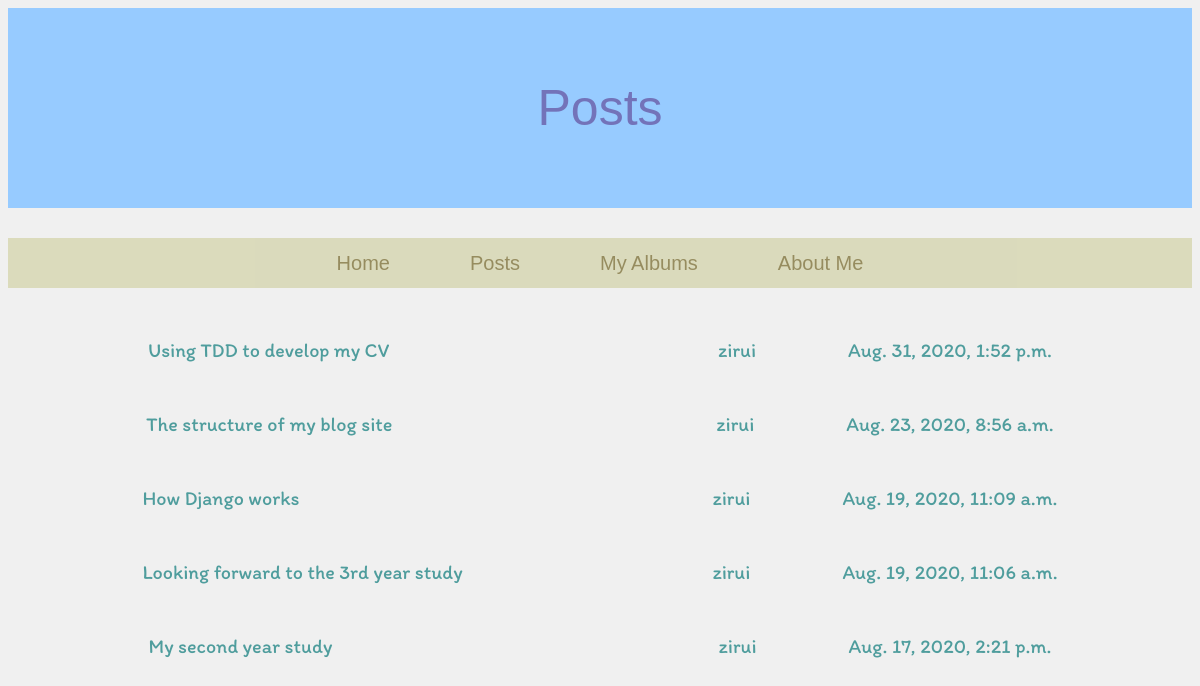
The page /posts on the database its author committed.
### blog/models.py (models this page shows, shortened)
class Post(models.Model):
    author = models.ForeignKey(settings.AUTH_USER_MODEL, on_delete=models.CASCADE)
    title = models.CharField(max_length=200)
    text = models.TextField()
    created_date = models.DateTimeField(default=timezone.now)
    published_date = models.DateTimeField(blank=True, null=True)
    total_views = models.PositiveIntegerField(default=0)
    type = models.ForeignKey(Post_Type, to_field="type", verbose_name="type", null=True, on_delete=models.CASCADE)

### blog/views.py (the view)
# urls.py: path('posts', views.posts, name='posts'),
def posts(request):
    posts = Post.objects.filter(published_date__lte=timezone.now()).order_by('-published_date')
    return render(request, 'blog/posts.html', {'posts':posts})

### blog/templates/blog/posts.html
{% extends 'blog/myBase.html' %}
{% block title %}
	<div class="title">Posts</div>
{% endblock %}
{% block content %}
	{% for post in posts %}
	<div class="post">
		<div class="postTitle"><a href="{% url 'post_detail' pk=post.pk %}">{{post.title}}</a></div>
		<div class="author">{{post.author}}</div>
		<div class="date">{{post.published_date}}</div>
	</div>
	{% endfor %}
{% endblock %}

### blog/static/css/common/title.css (style rules this page uses)
div.title { background-color: #97CBFF; color: #7373B9; font-size: 50px; text-align: center; height: 200px; line-height: 200px; font-family: "Comic Sans MS", cursive, sans-serif; }

### blog/static/css/index.css (style rules this page uses)
a:link { text-decoration: none; color: #5B4B00; }

### blog/static/css/introduction.css (style rules this page uses)
body { background-color: #F3F3FA; }

### blog/static/css/posts.css (style rules this page uses)
div.post { margin-top: 50px; text-align: center; font-family: 'Itim-Regular'; font-size: 20px; color: #4F9D9D; }
div.postTitle { display: inline-block; position: absolute; }
.postTitle a { color: #4F9D9D; }
div.author { display: inline-block; position: absolute; margin-left: 570px; }
div.date { display: inline-block; margin-left: 700px; }

### blog/static/css/myBase.css (style rules this page uses)
body { background-color: #F0F0F0; }

### rows shown on the page
Post: title "Using TDD to develop my CV", author "zirui", published_date "Aug. 31, 2020, 1:52 p.m."
Post: title "The structure of my blog site", author "zirui", published_date "Aug. 23, 2020, 8:56 a.m."
Post: title "How Django works", author "zirui", published_date "Aug. 19, 2020, 11:09 a.m."
Post: title "Looking forward to the 3rd year study", author "zirui", published_date "Aug. 19, 2020, 11:06 a.m."
Post: title "My second year study", author "zirui", published_date "Aug. 17, 2020, 2:21 p.m."
